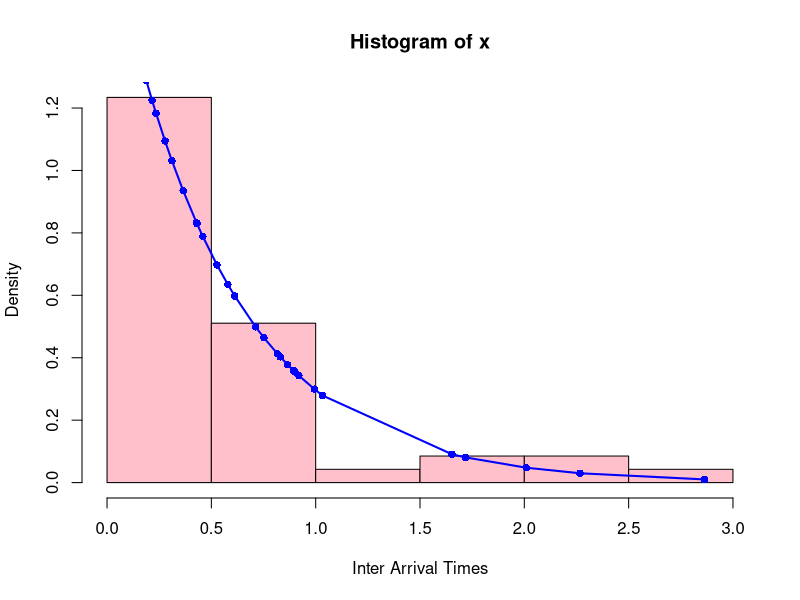

Generate this figure with R: (Note: this script raises an error after producing the figure.)
#experiment 24
exponential=function(lam,x)
{
  ot=lam*exp(-lam*x)
  return(ot)
}

x=c(0.894,0.235,0.071,0.459,0.159,0.431,0.919,0.061,0.216,0.082,0.092,0.9,0.186,0.579,1.653,0.83,0.093,0.311,0.429,2.01,1.718,0.041,0.817,0.612,0.158,0.099,0.712,2.267,0.143,0.527,0.162,0.994,0.091,0.055,1.033,0.076,0.149,0.139,0.752,2.863,0.107,0.866,0.083,0.188,0.365,0.278,0.054)
x=sort(x)
smean=sum(x)/length(x)
y=exponential(1/smean,x)
hist(x,prob=T,col="pink",xlab="Inter Arrival Times",ylab="Density")
lines(x,y,type='o',col="blue",pch=16,lwd=2)
text(locator(1),col="red",'Histogram and',cex=0.8)
text(locator(1),col="green",'Exponential density with parametres 1.8',cex=0.4)

#ii)
x=rivers
x=sort(x)
smean=sum(x)/length(x)
smean
y=exponential(1/smean,x)
hist(x,prob=T,col="pink",xlab="Rivers",ylab="Density")
lines(x,y,type='o',col="blue",pch=16,lwd=2)
text(locator(1),col="red",'Histogram and',cex=0.8)
text(locator(1),col="green",'Exponential density with parametres 1.8',cex=0.4)